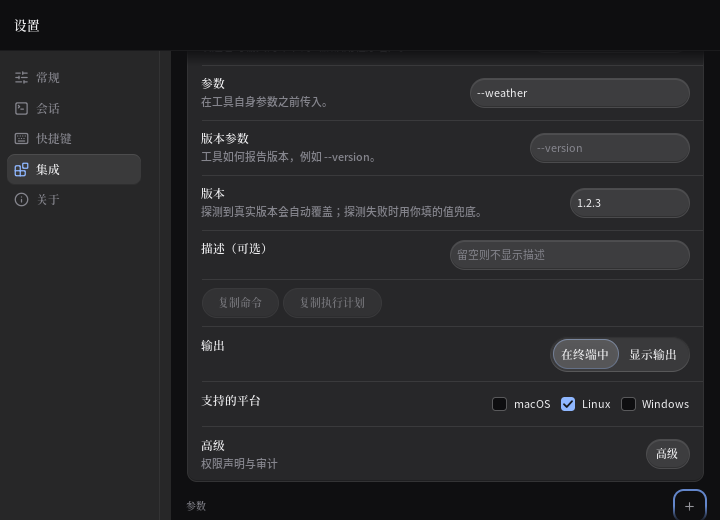
#> input picture docs/rounds/P13-kh/add-dark-before.png, 720 x 520 px, given in place of floter-P13-kh-add-light-before.png, which was not available
$ python images.py
#> lines starting #> are read from the running program, lines starting #| are printed output that depends on the picture
from pathlib import Path
from PIL import Image, ImageChops, ImageDraw
import shutil

root = Path(__file__).parent
names = ['add', 'remove', 'required', 'kind', 'output', 'save', 'advanced', 'platforms']
differences = []
for appearance in ['light', 'dark']:
    thumbs = []
    for name in names:
        pair = []
        for tag in ['before', 'after']:
            source = Path(f'/tmp/floter-P13-kh-{name}-{appearance}-{tag}.png')
            shutil.copyfile(source, root / f'{name}-{appearance}-{tag}.png')
            pair.append(Image.open(source).convert('RGB'))
        delta = ImageChops.difference(*pair)
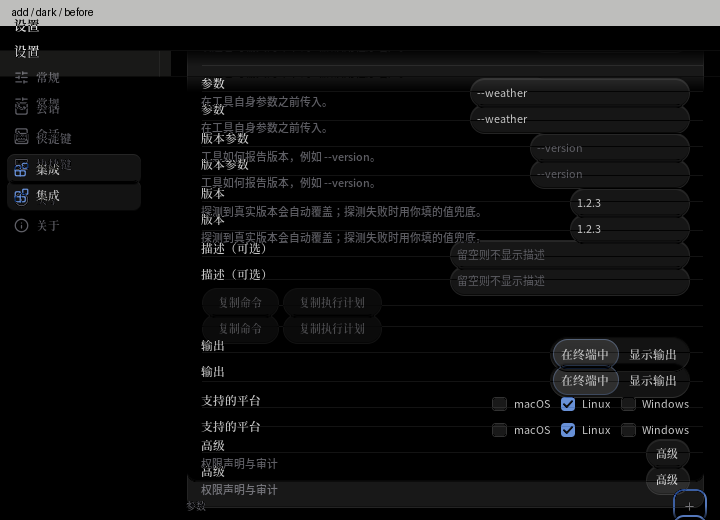
#> delta: PIL image 720x520 RGB; mean R, G, B 18.9, 19, 19.1
        count = sum(p != (0, 0, 0) for p in delta.getdata())
        differences.append(f'{name} {appearance}: {count} changed pixels, bounds={delta.getbbox()}')
        board = Image.new('RGB', (1440, 546), '#cccccc')
#> board: PIL image 1440x546 RGB; every value is 204
        draw = ImageDraw.Draw(board)
        for i, (tag, picture) in enumerate(zip(['before', 'after'], pair)):
            draw.text((i*720+12, 6), f'{name} / {appearance} / {tag}', fill='black')
            board.paste(picture, (i*720, 26))
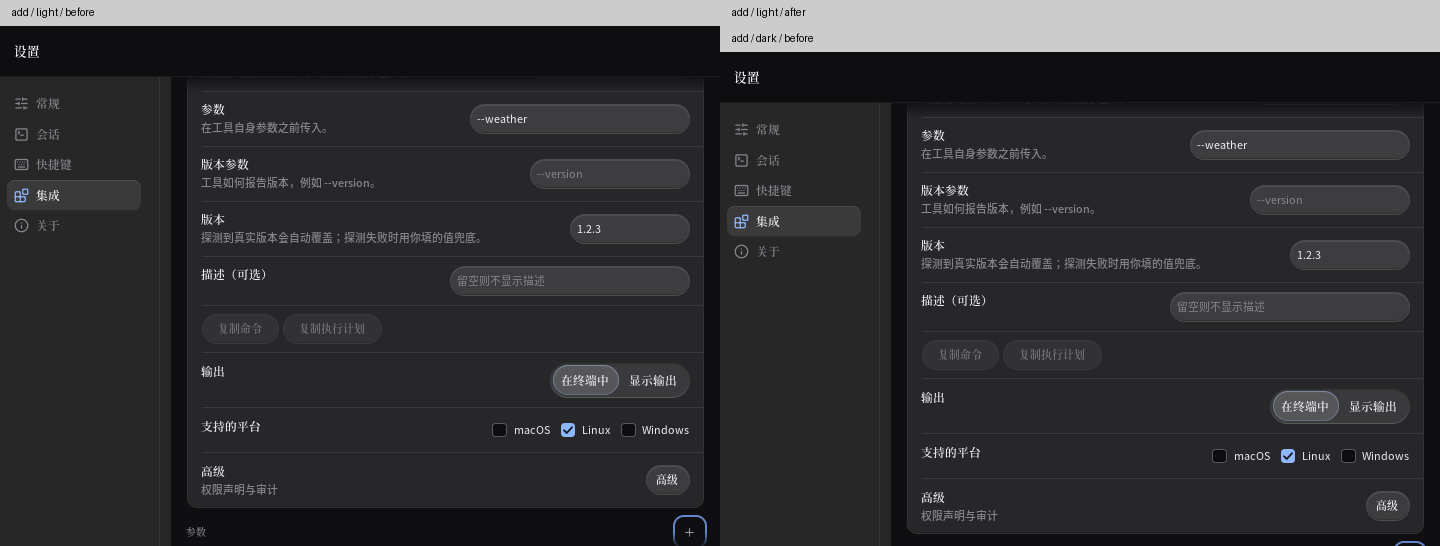
#> board: PIL image 1440x546 RGB; mean R, G, B 50.5, 50.6, 52.4
        board.save(root / f'{name}-{appearance}-comparison.png')
        thumbs.append(board.resize((720, 273)))
        if name in ['add', 'required', 'advanced', 'platforms']:
            # A 4x local view of the bottom edge at its original pixel scale.
            pair[1].crop((480, 470, 720, 520)).resize((960, 200), Image.Resampling.NEAREST).save(root / f'{name}-{appearance}-detail4x.png')
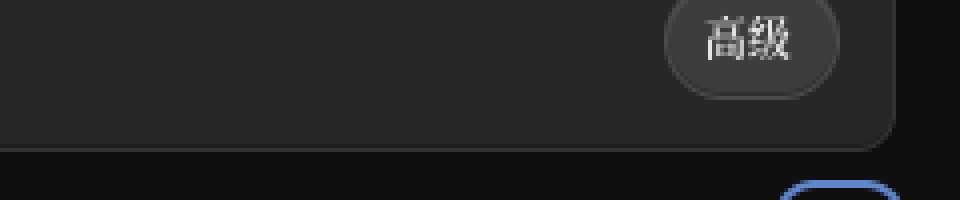
#> saved as add-light-detail4x.png: PIL image 960x200 RGB; mean R, G, B 35.5, 35.7, 38
#> (the run stopped early here; a loop or call above may not have finished)

$ run again, on docs/rounds/P13-kh/kind-dark-comparison.png
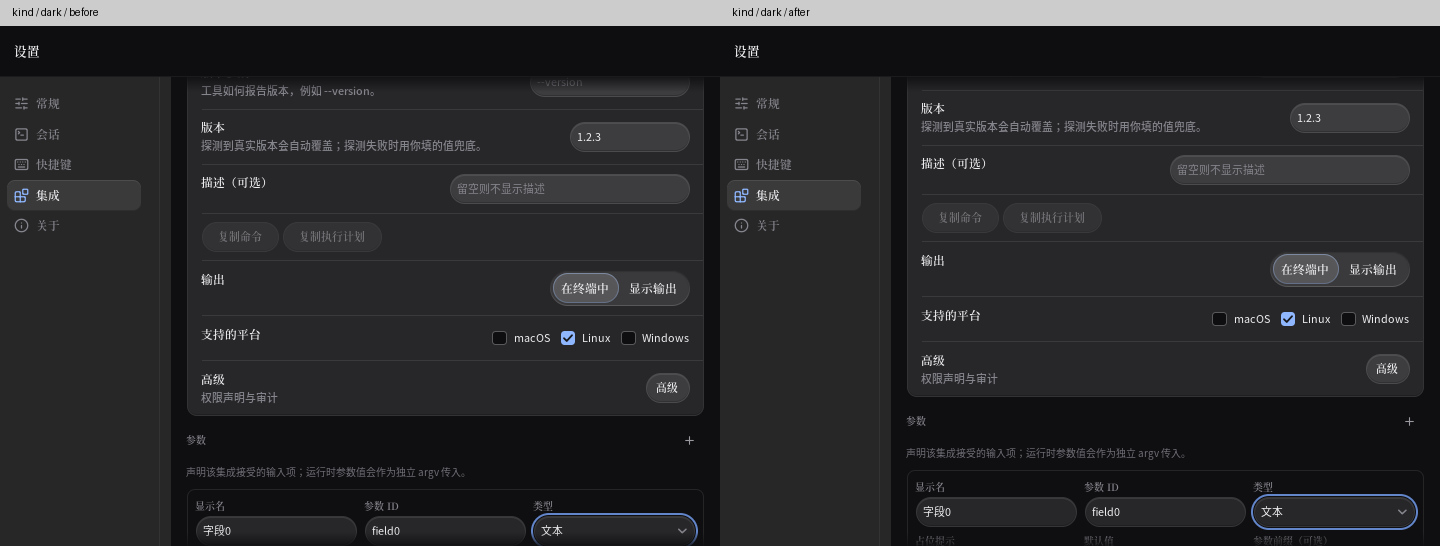
#> input picture docs/rounds/P13-kh/kind-dark-comparison.png, 1440 x 546 px, given in place of floter-P13-kh-add-light-before.png, which was not available
#> delta: PIL image 1440x546 RGB; every value is 0
#> after the loop `for i, (tag, picture) in enumerate(zip(['before', 'after'], pair)):`:
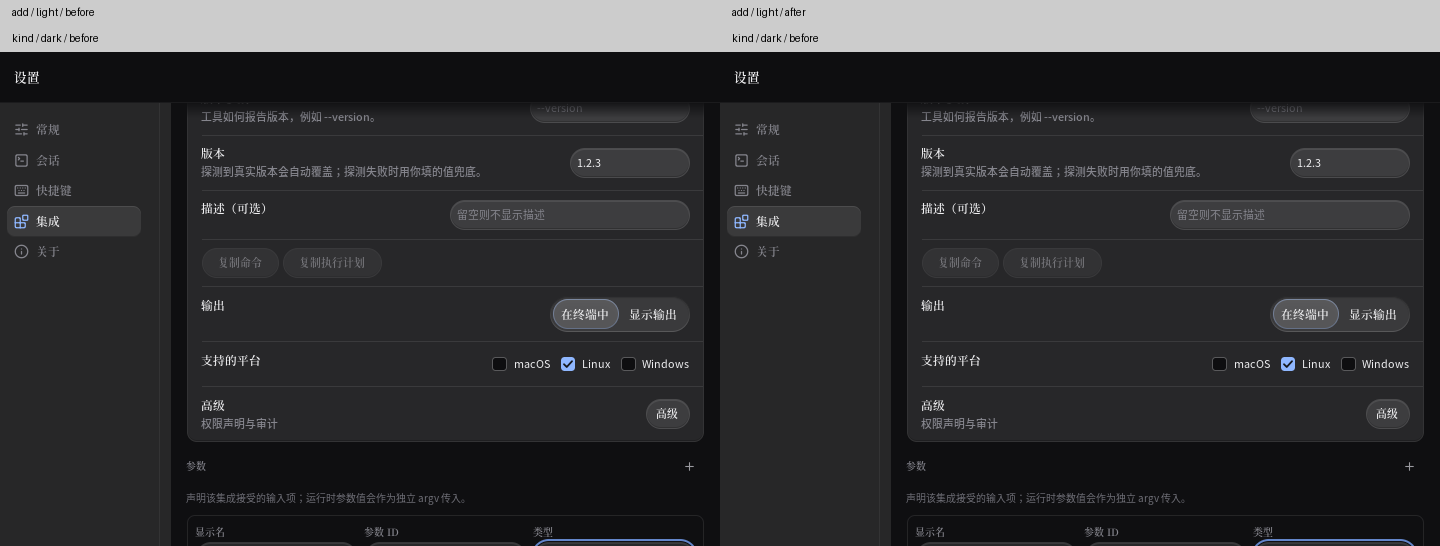
#> board: PIL image 1440x546 RGB; mean R, G, B 51.5, 51.6, 53.4
#> `pair[1].crop((480, 470, 720, 520)).resize((960, 200), Image.Resampling..`:
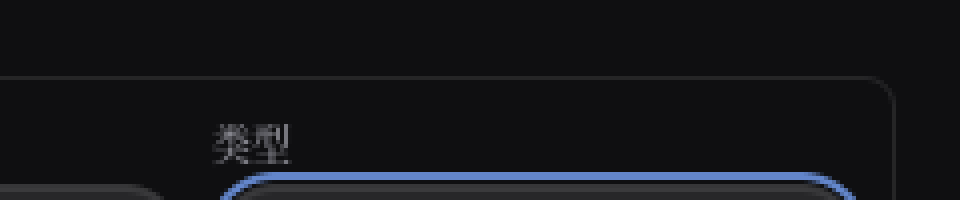
#> saved as add-light-detail4x.png: PIL image 960x200 RGB; mean R, G, B 20.3, 21.2, 25
